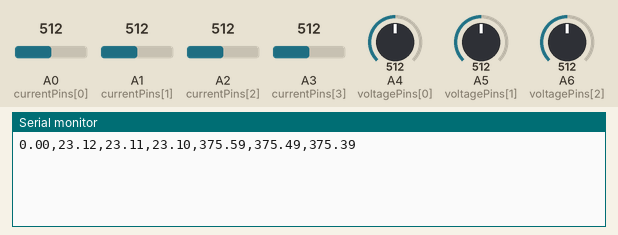
The sketch below on a simulated Arduino Nano, built with avr-gcc and run on an emulated ATmega328P. Parts: the last lines printed to the serial monitor. The test bench sets the inputs (shaded band); at power-on: A1 (currentPins[1]) = 512, A0 (currentPins[0]) = 512, A2 (currentPins[2]) = 512, A3 (currentPins[3]) = 512, A4 (voltagePins[0]) = 512, A5 (voltagePins[1]) = 512, A6 (voltagePins[2]) = 512.

Above: at 1.2 s.
1.3 s: A1 (currentPins[1]) set to 716
At 2.6 s:
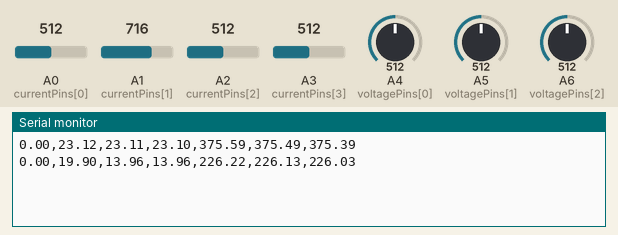
2.8 s: A0 (currentPins[0]) set to 716
At 3.8 s:
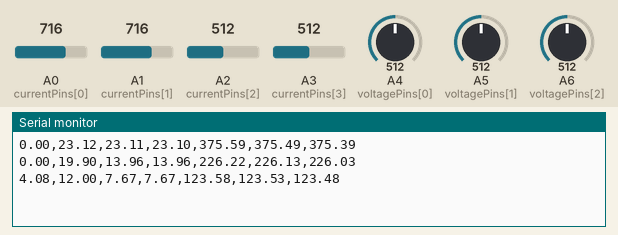
4.3 s: A2 (currentPins[2]) set to 716
At 5.6 s:
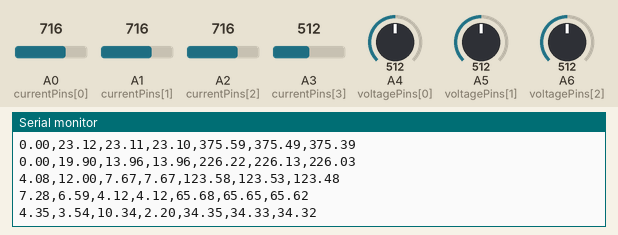
5.8 s: A3 (currentPins[3]) set to 716
At 6.9 s:
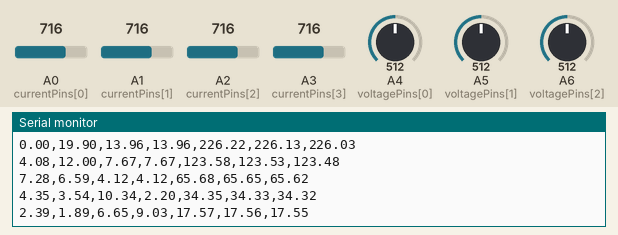
7.3 s: A4 (voltagePins[0]) set to 716
At 8.6 s:
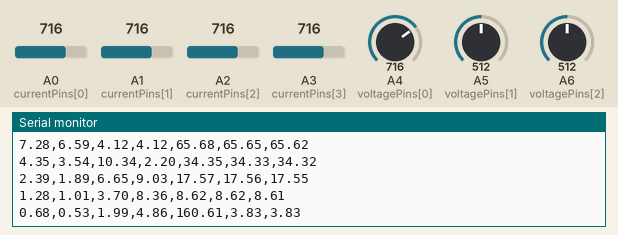
8.8 s: A5 (voltagePins[1]) set to 716
At 9.9 s:
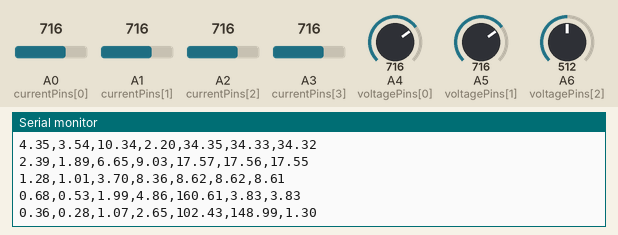
Timing chart, 0 to 11.3 s (numbered marks = the images above; inputs shaded):
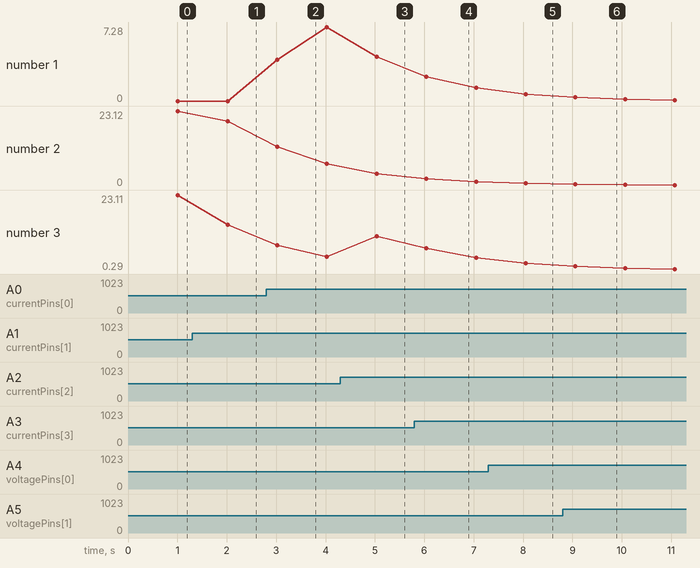

The sketch:

Website_Uploadable_Data_Set.ino
```cpp
#include <Filters.h> // Library for RMS calculation

// Settings for ZMPT101B Voltage Sensors
float testFrequency = 50; // Frequency (50Hz or 60Hz)
float windowLength = 40.0 / testFrequency; // RMS window length
float voltageIntercepts[] = {-0.04, -0.04, -0.04}; // Calibration intercepts for voltages
float voltageSlopes[] = {0.0405, 0.0405, 0.0405};  // Calibration slopes for voltages
float currentIntercepts[] = {0.0, 0.0, 0.0, 0.0};  // Calibration intercepts for currents
float currentSlopes[] = {0.1, 0.1, 0.1, 0.1};      // Calibration slopes for currents

// Analog Pins
int currentPins[] = {A0, A1, A2, A3}; // Currents: Ground, PhC, PhB, PhA
int voltagePins[] = {A4, A5, A6};    // Voltages: PhA, PhB, PhC

// Calculated values
float phaseCurrents[4]; // Phase currents: Ground, PhC, PhB, PhA
float phaseVoltages[3]; // Phase voltages: PhA, PhB, PhC

unsigned long printPeriod = 1000; // Print every second
unsigned long previousMillis = 0;

RunningStatistics voltageStats[3]; // RMS stats for voltages
RunningStatistics currentStats[4]; // RMS stats for currents

void setup() {
  Serial.begin(9600);
  for (int i = 0; i < 3; i++) {
    voltageStats[i].setWindowSecs(windowLength); // RMS window for voltages
  }
  for (int i = 0; i < 4; i++) {
    currentStats[i].setWindowSecs(windowLength); // RMS window for currents
  }
}

void loop() {
  // Read currents
  for (int i = 0; i < 4; i++) {
    int rawCurrent = analogRead(currentPins[i]);
    currentStats[i].input(rawCurrent); // Log current values
    phaseCurrents[i] = currentIntercepts[i] + currentSlopes[i] * currentStats[i].sigma();
  }

  // Read voltages
  for (int i = 0; i < 3; i++) {
    int rawVoltage = analogRead(voltagePins[i]);
    voltageStats[i].input(rawVoltage); // Log voltage values
    phaseVoltages[i] = voltageIntercepts[i] + voltageSlopes[i] * voltageStats[i].sigma();
    phaseVoltages[i] = phaseVoltages[i] * (40.3231); // Further calibration
  }

  // Print results in a comma-separated format
  if ((unsigned long)(millis() - previousMillis) >= printPeriod) {
    previousMillis = millis();

    // Format: Current_G, Current_C, Current_B, Current_A, Voltage_A, Voltage_B, Voltage_C
    Serial.print(phaseCurrents[0], 2); Serial.print(","); // Ground current
    Serial.print(phaseCurrents[1], 2); Serial.print(","); // PhC current
    Serial.print(phaseCurrents[2], 2); Serial.print(","); // PhB current
    Serial.print(phaseCurrents[3], 2); Serial.print(","); // PhA current
    Serial.print(phaseVoltages[0], 2); Serial.print(","); // PhA voltage
    Serial.print(phaseVoltages[1], 2); Serial.print(","); // PhB voltage
    Serial.println(phaseVoltages[2], 2); // PhC voltage
  }
  delay(10); // Small delay for stability
}
```

Measured:
- after the input at 1.3 s, the serial monitor: prints a new line after 0.72 s (image 1)
- after the input at 2.8 s, the serial monitor: prints a new line after 0.22 s (image 2)
- after the input at 4.3 s, the serial monitor: prints a new line after 0.74 s (image 3)
- after the input at 5.8 s, the serial monitor: prints a new line after 0.24 s (image 4)
- after the input at 7.3 s, the serial monitor: prints a new line after 0.75 s (image 5)
- after the input at 8.8 s, the serial monitor: prints a new line after 0.26 s (image 6)
- plotted number 1: 0 → 7.28 after the input at 2.8 s
- plotted number 2: 23.12 → 19.9 after the input at 1.3 s
